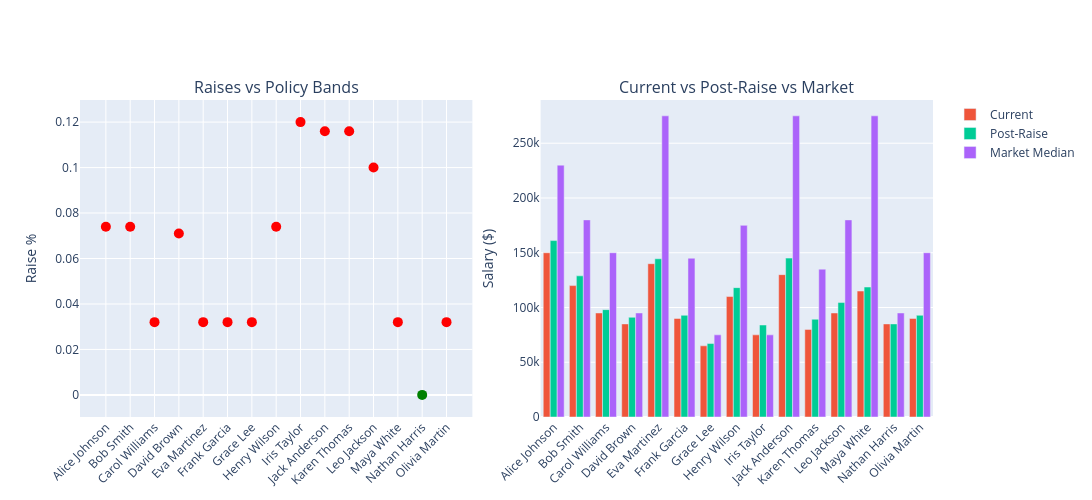

This figure's notebook cell:
### Code cell
import plotly.graph_objects as go
from plotly.subplots import make_subplots

# --- Load both tables ---
pc = _constat_session.table("policy_comparison", pandas=True)
mc = _constat_session.table("market_comparison", pandas=True)

fig = make_subplots(
    rows=1, cols=2,
    subplot_titles=("Raises vs Policy Bands", "Current vs Post-Raise vs Market"),
    horizontal_spacing=0.08,
)

# --- Left: Policy comparison scatter ---
pc_name = next((c for c in pc.columns if "name" in c.lower()), pc.columns[0])
pc_rating = next((c for c in pc.columns if "rating" in c.lower()), None)
pc_raise = next((c for c in pc.columns if "raise" in c.lower() and "pct" in c.lower()), None)
pc_min = next((c for c in pc.columns if "min" in c.lower()), None)
pc_max = next((c for c in pc.columns if "max" in c.lower()), None)
pc_flag = next((c for c in pc.columns if "range" in c.lower() or "flag" in c.lower()), None)

if all([pc_rating, pc_raise, pc_min, pc_max]):
    for rating in sorted(pc[pc_rating].unique()):
        sub = pc[pc[pc_rating] == rating]
        lo, hi = sub[pc_min].iloc[0], sub[pc_max].iloc[0]
        fig.add_hrect(
            y0=lo, y1=hi, fillcolor="green", opacity=0.08,
            annotation_text=f"Rating {rating}: {lo}-{hi}%",
            annotation_position="top left",
            row=1, col=1,
        )
    colors = ["green" if v else "red" for v in pc[pc_flag]] if pc_flag else "steelblue"
    fig.add_trace(go.Scatter(
        x=pc[pc_name], y=pc[pc_raise],
        mode="markers", marker=dict(size=10, color=colors),
        text=pc.apply(lambda r: f"Rating: {r[pc_rating]}, Raise: {r[pc_raise]:.1f}%", axis=1),
        hoverinfo="text+x", showlegend=False,
    ), row=1, col=1)
    fig.update_xaxes(tickangle=-45, row=1, col=1)
    fig.update_yaxes(title_text="Raise %", row=1, col=1)

# --- Right: Market comparison grouped bars ---
mc_name = next((c for c in mc.columns if "name" in c.lower()), mc.columns[0])
mc_curr = next((c for c in mc.columns if "current" in c.lower() and "sal" in c.lower()), None)
mc_new = next((c for c in mc.columns if "new" in c.lower() and "sal" in c.lower()), None)
mc_market = next((c for c in mc.columns if "market" in c.lower() and "median" in c.lower()), None)

if all([mc_curr, mc_new, mc_market]):
    fig.add_trace(go.Bar(name="Current", x=mc[mc_name], y=mc[mc_curr]), row=1, col=2)
    fig.add_trace(go.Bar(name="Post-Raise", x=mc[mc_name], y=mc[mc_new]), row=1, col=2)
    fig.add_trace(go.Bar(name="Market Median", x=mc[mc_name], y=mc[mc_market]), row=1, col=2)
    fig.update_xaxes(tickangle=-45, row=1, col=2)
    fig.update_yaxes(title_text="Salary ($)", row=1, col=2)

fig.update_layout(height=500, width=1200, barmode="group")
fig.show()

### Figure 1 — Plotly figure (JSON) as saved in the notebook; plotly's stock layout.template omitted (floating-point values rounded to 4 significant figures)
{"data": [{"hoverinfo": "text+x", "marker": {"color": ["red", "red", "red", "red", "red", "red", "red", "red", "red", "red", "red", "red", "red", "green", "red"], "size": 10}, "mode": "markers", "showlegend": false, "text": ["Rating: 4, Raise: 0.1%", "Rating: 4, Raise: 0.1%", "Rating: 3, Raise: 0.0%", "Rating: 4, Raise: 0.1%", "Rating: 3, Raise: 0.0%", "Rating: 3, Raise: 0.0%", "Rating: 3, Raise: 0.0%", "Rating: 4, Raise: 0.1%", "Rating: 5, Raise: 0.1%", "Rating: 5, Raise: 0.1%", "Rating: 5, Raise: 0.1%", "Rating: 5, Raise: 0.1%", "Rating: 3, Raise: 0.0%", "Rating: 2, Raise: 0.0%", "Rating: 3, Raise: 0.0%"], "type": "scatter", "x": ["Alice Johnson", "Bob Smith", "Carol Williams", "David Brown", "Eva Martinez", "Frank Garcia", "Grace Lee", "Henry Wilson", "Iris Taylor", "Jack Anderson", "Karen Thomas", "Leo Jackson", "Maya White", "Nathan Harris", "Olivia Martin"], "xaxis": "x", "y": [0.074, 0.074, 0.032, 0.071, 0.032, 0.032, 0.032, 0.074, 0.12, 0.116, 0.116, 0.1, 0.032, 0.0, 0.032], "yaxis": "y"}, {"name": "Current", "type": "bar", "x": ["Alice Johnson", "Bob Smith", "Carol Williams", "David Brown", "Eva Martinez", "Frank Garcia", "Grace Lee", "Henry Wilson", "Iris Taylor", "Jack Anderson", "Karen Thomas", "Leo Jackson", "Maya White", "Nathan Harris", "Olivia Martin"], "xaxis": "x2", "y": [150000.0, 120000.0, 95000.0, 85000.0, 140000.0, 90000.0, 65000.0, 110000.0, 75000.0, 130000.0, 80000.0, 95000.0, 115000.0, 85000.0, 90000.0], "yaxis": "y2"}, {"name": "Post-Raise", "type": "bar", "x": ["Alice Johnson", "Bob Smith", "Carol Williams", "David Brown", "Eva Martinez", "Frank Garcia", "Grace Lee", "Henry Wilson", "Iris Taylor", "Jack Anderson", "Karen Thomas", "Leo Jackson", "Maya White", "Nathan Harris", "Olivia Martin"], "xaxis": "x2", "y": [161100.0, 128900.0, 98040.0, 91040.0, 144500.0, 92880.0, 67080.0, 118100.0, 84000.0, 145100.0, 89280.0, 104500.0, 118700.0, 85000.0, 92880.0], "yaxis": "y2"}, {"name": "Market Median", "type": "bar", "x": ["Alice Johnson", "Bob Smith", "Carol Williams", "David Brown", "Eva Martinez", "Frank Garcia", "Grace Lee", "Henry Wilson", "Iris Taylor", "Jack Anderson", "Karen Thomas", "Leo Jackson", "Maya White", "Nathan Harris", "Olivia Martin"], "xaxis": "x2", "y": [230000.0, 180000.0, 150000.0, 95000.0, 275000.0, 145000.0, 75000.0, 175000.0, 75000.0, 275000.0, 135000.0, 180000.0, 275000.0, 95000.0, 150000.0], "yaxis": "y2"}], "layout": {"annotations": [{"font": {"size": 16}, "showarrow": false, "text": "Raises vs Policy Bands", "x": 0.23, "xanchor": "center", "xref": "paper", "y": 1, "yanchor": "bottom", "yref": "paper"}, {"font": {"size": 16}, "showarrow": false, "text": "Current vs Post-Raise vs Market", "x": 0.77, "xanchor": "center", "xref": "paper", "y": 1, "yanchor": "bottom", "yref": "paper"}], "barmode": "group", "height": 500, "width": 1200, "xaxis": {"anchor": "y", "domain": [0, 0.46], "tickangle": -45}, "xaxis2": {"anchor": "y2", "domain": [0.54, 1], "tickangle": -45}, "yaxis": {"anchor": "x", "domain": [0, 1], "title": {"text": "Raise %"}}, "yaxis2": {"anchor": "x2", "domain": [0, 1], "title": {"text": "Salary ($)"}}}}
